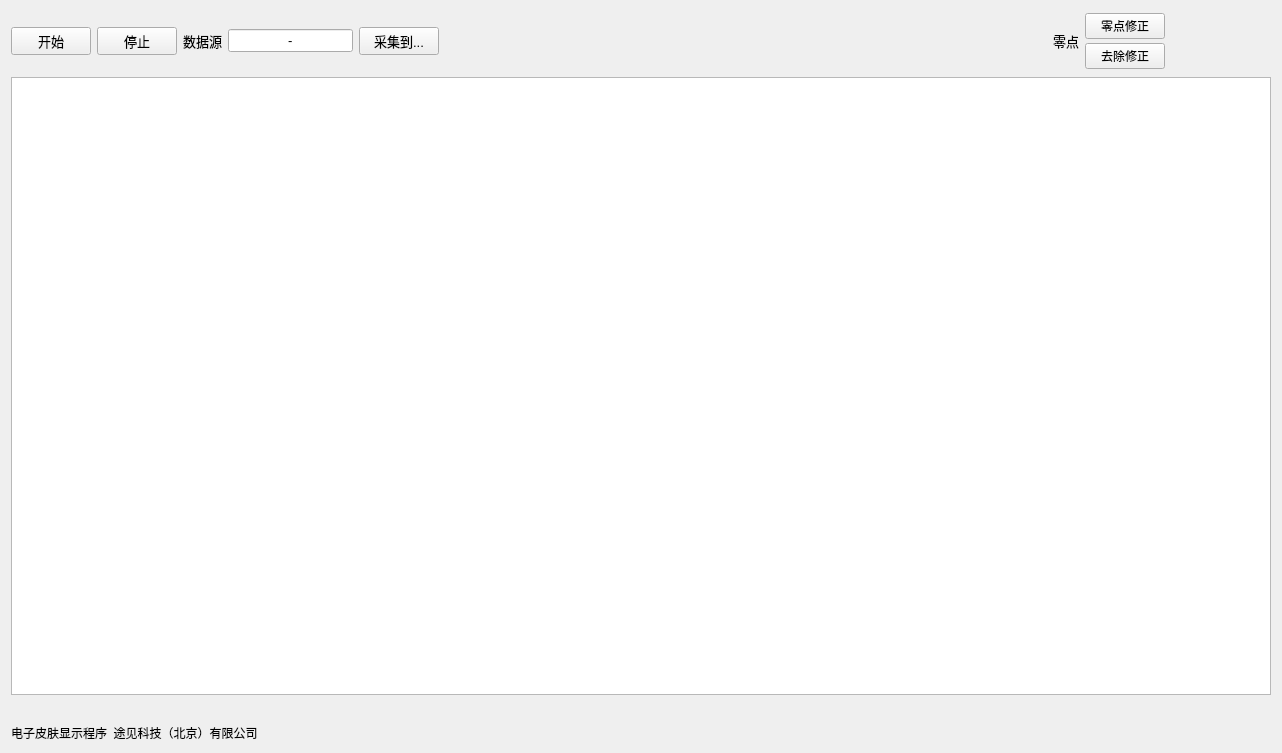
<?xml version="1.0" encoding="UTF-8"?>
<ui version="4.0">
 <class>Form</class>
 <widget class="QWidget" name="Form">
  <property name="geometry">
   <rect>
    <x>0</x>
    <y>0</y>
    <width>1282</width>
    <height>753</height>
   </rect>
  </property>
  <property name="windowTitle">
   <string>Form</string>
  </property>
  <layout class="QGridLayout" name="gridLayout">
   <item row="0" column="0">
    <layout class="QHBoxLayout" name="horizontalLayout">
     <item>
      <widget class="QPushButton" name="button_start">
       <property name="font">
        <font>
         <family>Arial</family>
         <pointsize>10</pointsize>
        </font>
       </property>
       <property name="text">
        <string>开始</string>
       </property>
      </widget>
     </item>
     <item>
      <widget class="QPushButton" name="button_stop">
       <property name="font">
        <font>
         <family>Arial</family>
         <pointsize>10</pointsize>
        </font>
       </property>
       <property name="text">
        <string>停止</string>
       </property>
      </widget>
     </item>
     <item>
      <widget class="QLabel" name="label_4">
       <property name="font">
        <font>
         <family>Arial</family>
         <pointsize>10</pointsize>
        </font>
       </property>
       <property name="text">
        <string>数据源</string>
       </property>
      </widget>
     </item>
     <item>
      <widget class="QLineEdit" name="com_port">
       <property name="sizePolicy">
        <sizepolicy hsizetype="Minimum" vsizetype="Fixed">
         <horstretch>0</horstretch>
         <verstretch>0</verstretch>
        </sizepolicy>
       </property>
       <property name="font">
        <font>
         <family>Arial</family>
         <pointsize>10</pointsize>
        </font>
       </property>
       <property name="text">
        <string>-</string>
       </property>
       <property name="frame">
        <bool>true</bool>
       </property>
       <property name="echoMode">
        <enum>QLineEdit::Normal</enum>
       </property>
       <property name="alignment">
        <set>Qt::AlignCenter</set>
       </property>
      </widget>
     </item>
     <item>
      <widget class="QPushButton" name="button_save_to">
       <property name="font">
        <font>
         <family>Arial</family>
         <pointsize>10</pointsize>
        </font>
       </property>
       <property name="text">
        <string>采集到...</string>
       </property>
      </widget>
     </item>
     <item>
      <spacer name="horizontalSpacer_3">
       <property name="orientation">
        <enum>Qt::Horizontal</enum>
       </property>
       <property name="sizeHint" stdset="0">
        <size>
         <width>108</width>
         <height>20</height>
        </size>
       </property>
      </spacer>
     </item>
     <item>
      <spacer name="horizontalSpacer_4">
       <property name="orientation">
        <enum>Qt::Horizontal</enum>
       </property>
       <property name="sizeType">
        <enum>QSizePolicy::Preferred</enum>
       </property>
       <property name="sizeHint" stdset="0">
        <size>
         <width>20</width>
         <height>20</height>
        </size>
       </property>
      </spacer>
     </item>
     <item>
      <widget class="QLabel" name="label_7">
       <property name="font">
        <font>
         <family>Arial</family>
         <pointsize>10</pointsize>
        </font>
       </property>
       <property name="text">
        <string>零点</string>
       </property>
      </widget>
     </item>
     <item>
      <layout class="QVBoxLayout" name="verticalLayout_2">
       <property name="spacing">
        <number>2</number>
       </property>
       <item>
        <widget class="QPushButton" name="button_set_zero">
         <property name="font">
          <font>
           <family>Arial</family>
           <pointsize>9</pointsize>
          </font>
         </property>
         <property name="text">
          <string>零点修正</string>
         </property>
        </widget>
       </item>
       <item>
        <widget class="QPushButton" name="button_abandon_zero">
         <property name="font">
          <font>
           <family>Arial</family>
           <pointsize>9</pointsize>
          </font>
         </property>
         <property name="text">
          <string>去除修正</string>
         </property>
        </widget>
       </item>
      </layout>
     </item>
     <item>
      <widget class="QLabel" name="label_logo">
       <property name="sizePolicy">
        <sizepolicy hsizetype="Fixed" vsizetype="Fixed">
         <horstretch>30</horstretch>
         <verstretch>2</verstretch>
        </sizepolicy>
       </property>
       <property name="minimumSize">
        <size>
         <width>100</width>
         <height>60</height>
        </size>
       </property>
       <property name="styleSheet">
        <string notr="true"/>
       </property>
       <property name="text">
        <string/>
       </property>
      </widget>
     </item>
    </layout>
   </item>
   <item row="1" column="0">
    <layout class="QHBoxLayout" name="horizontalLayout_2">
     <item>
      <widget class="GraphicsLayoutWidget" name="fig_image">
       <property name="sizePolicy">
        <sizepolicy hsizetype="Expanding" vsizetype="Expanding">
         <horstretch>0</horstretch>
         <verstretch>0</verstretch>
        </sizepolicy>
       </property>
       <property name="font">
        <font>
         <family>SimSun-ExtB</family>
         <pointsize>16</pointsize>
        </font>
       </property>
      </widget>
     </item>
    </layout>
   </item>
   <item row="2" column="0">
    <widget class="QLabel" name="console_out">
     <property name="font">
      <font>
       <family>Arial</family>
       <pointsize>11</pointsize>
      </font>
     </property>
     <property name="text">
      <string/>
     </property>
    </widget>
   </item>
   <item row="3" column="0">
    <widget class="QLabel" name="label_5">
     <property name="text">
      <string>电子皮肤显示程序  途见科技（北京）有限公司</string>
     </property>
    </widget>
   </item>
  </layout>
 </widget>
 <customwidgets>
  <customwidget>
   <class>GraphicsLayoutWidget</class>
   <extends>QGraphicsView</extends>
   <header location="global">pyqtgraph</header>
  </customwidget>
 </customwidgets>
 <resources/>
 <connections/>
</ui>
